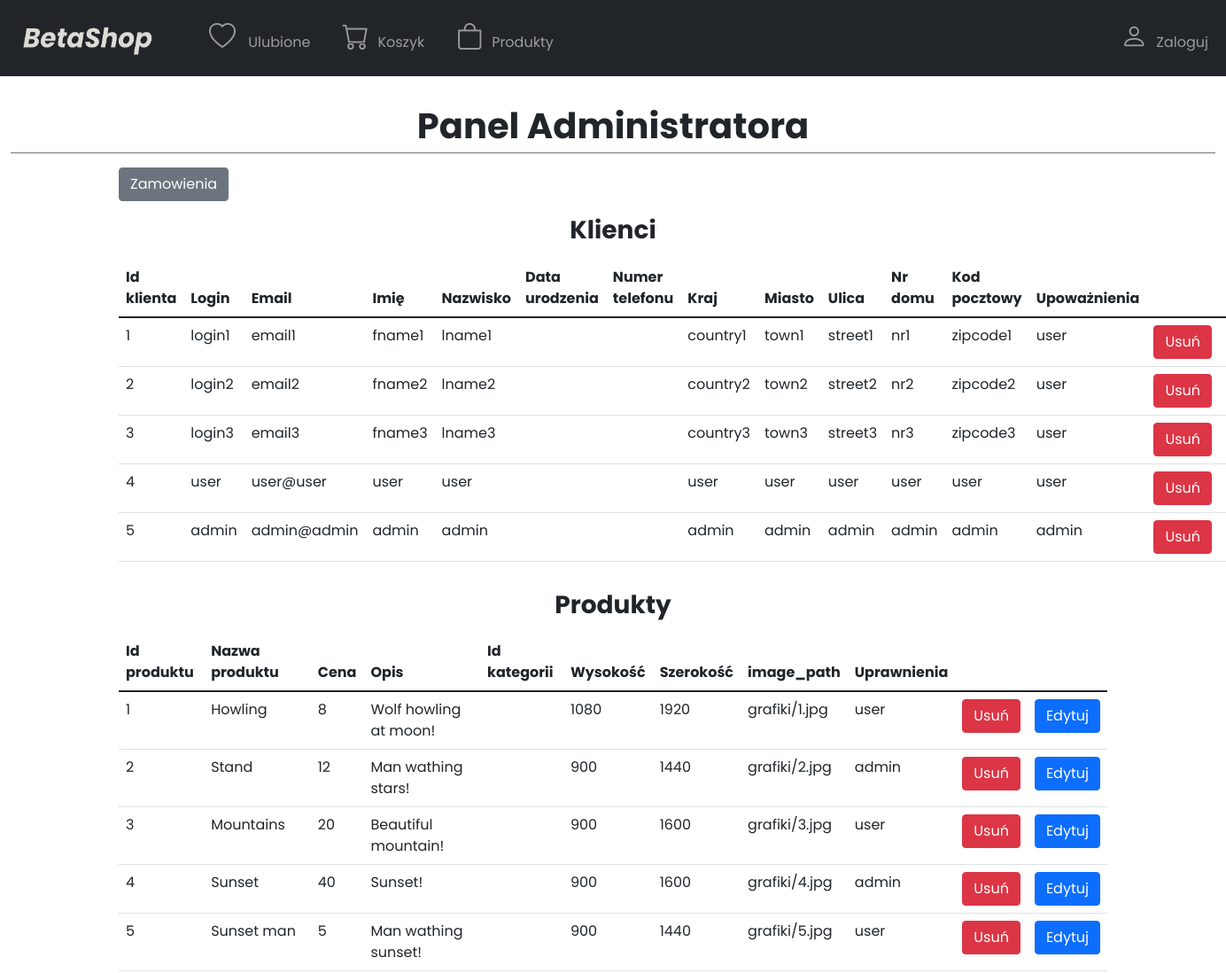
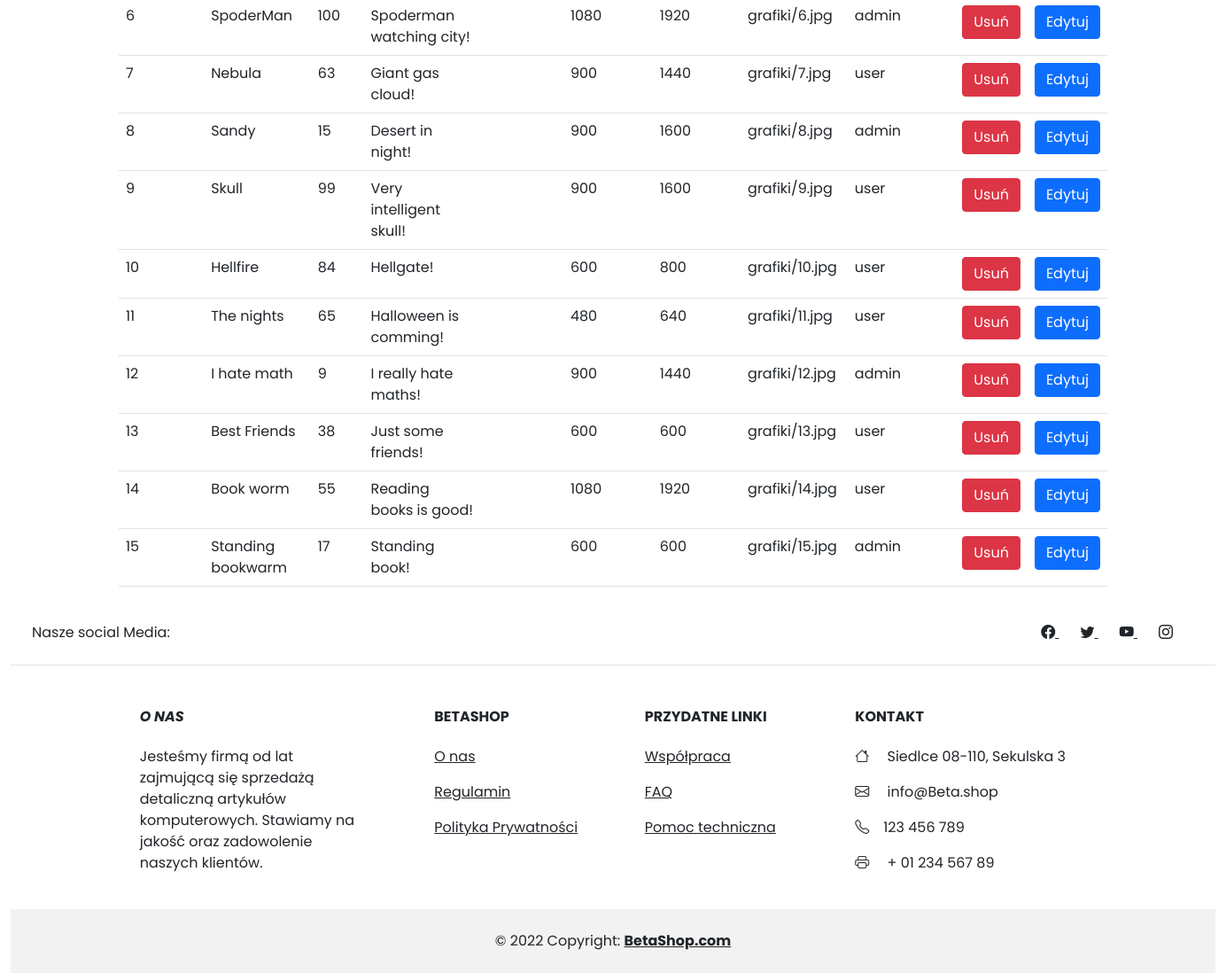
The page /zarzadzanie.php on the database its author committed (2 pictures, top to bottom).
### tables this page shows
create table if not EXISTS users (
    user_id int AUTO_INCREMENT not null,
    login varchar(255),
    email varchar(255),
   	pass varchar(255),
    fname varchar(255),
    lname varchar(255),
    birthDate date,
    phoneNumber varchar(64),
    country varchar(255),
    town varchar(255),
    street varchar(255),
    house_nr varchar(255),
    zipcode varchar(255),
    privileges varchar(255),
    PRIMARY KEY(user_id)
    );

create table if not EXISTS pictures (
    picture_id int AUTO_INCREMENT not null,
    pic_name varchar(255) not null,
    price double unsigned,
    description text,
    height int unsigned,
    width int unsigned,
    image_path VARCHAR(255),
    privileges varchar(64),
    category varchar(255),
    author_name varchar(255),
    PRIMARY KEY (picture_id)
);

### zarzadzanie.php (the view, shortened to what this page needs)
<!DOCTYPE html>
<html lang="pl-PL">
<head>
    <?php
    require("bootstrapConnection.php");
    require("connection.php");
    ?>
</head>
<body>
    <?php require("navbar.php"); ?>
    <div class="container-fluid">
        <p class="border-bottom border-secondary fw-bold text-center" style="font-size:2.5em">Panel Administratora</p>
        <div class="container">
            <div class="row">
            <a href="zamowienia.php"><button type="submit" name="zamowienia" value="zamowienia" class="btn btn-secondary">Zamowienia</button></a>
            </div>
            <div class="row">
                <div class="col-12">
                    <h3 class="my-3 text-center"><b>Klienci</b></h3>
                    <table class="table">
                        <thead class="thead-dark">
                            <tr>
                                <th scope="col">Id klienta</th>
                                <th scope="col">Login</th>
                                <th scope="col">Email</th>
                                <th scope="col">Imię</th>
                                <th scope="col">Nazwisko</th>
                                <th scope="col">Data urodzenia</th>
                                <th scope="col">Numer telefonu</th>
                                <th scope="col">Kraj</th>
                                <th scope="col">Miasto</th>
                                <th scope="col">Ulica</th>
                                <th scope="col">Nr domu</th>
                                <th scope="col">Kod pocztowy</th>
                                <th scope="col">Upoważnienia</th>
                            </tr>
                        </thead>
                        <tbody>
                            <?php
                            $zapytanie = $conn->query("SELECT `user_id`, `login`, email, fname, lname, birthDate, phoneNumber, country, town, street, house_nr, zipcode, privileges FROM users");
                            while ($row = $zapytanie->fetch()) {
                            ?>
                                <tr>
                                    <td> <?= $row['user_id'] ?> </td>
                                    <td> <?= $row['login'] ?> </td>
                                    <td> <?= $row['email'] ?> </td>
                                    <td> <?= $row['fname'] ?> </td>
                                    <td> <?= $row['lname'] ?> </td>
                                    <td> <?= $row['birthDate'] ?> </td>
                                    <td> <?= $row['phoneNumber'] ?> </td>
                                    <td> <?= $row['country'] ?> </td>
                                    <td> <?= $row['town'] ?> </td>
                                    <td> <?= $row['street'] ?> </td>
                                    <td> <?= $row['house_nr'] ?> </td>
                                    <td> <?= $row['zipcode'] ?> </td>
                                    <td> <?= $row['privileges'] ?> </td>
                                    <td><a href="usuwanie.php?id=<?= $row['user_id'] ?>"><button type="button" class="btn btn-danger">Usuń</button></a></td>
                                    <td><a href="edytowanie.php?id=<?= $row['user_id'] ?>"><button type="button" class="btn btn-primary">Edytuj</button></a></td>
                                </tr>
                            <?php
                            }
                            ?>
                        </tbody>
                    </table>
                </div>
            </div>
            <div class="row">
                <div class="col-12">
                    <h3 class="my-3 text-center"><b>Produkty</b></h3>
                    <table class="table">
                        <thead class="thead-dark">
                            <tr>
                                <th scope="col">Id produktu</th>
                                <th scope="col">Nazwa produktu</th>
                                <th scope="col">Cena</th>
                                <th scope="col">Opis</th>
                                <th scope="col">Id kategorii</th>
                                <th scope="col">Wysokość</th>
                                <th scope="col">Szerokość</th>
                                <th scope="col">image_path</th>
                                <th scope="col">Uprawnienia</th>
                            </tr>
                        </thead>
                        <tbody>
                            <?php
                            $zapytanie = $conn->query("SELECT * FROM pictures");
                            while ($row = $zapytanie->fetch()) {
                            ?>
                                <tr>
                                    <td> <?= $row['picture_id'] ?> </td>
                                    <td> <?= $row['pic_name'] ?> </td>
                                    <td> <?= $row['price'] ?> </td>
                                    <td> <?= $row['description'] ?> </td>
                                    <td> <?= $row['category_id'] ?> </td>
                                    <td> <?= $row['height'] ?> </td>
                                    <td> <?= $row['width'] ?> </td>
                                    <td> <?= $row['image_path'] ?> </td>
                                    <td> <?= $row['privileges'] ?> </td>
                                    <td><a href="usuwanie.php?pic=<?= $row['picture_id'] ?>"><button type="button" class="btn btn-danger">Usuń</button></a></td>
                                    <td><a href="edytowanie.php?pic=<?= $row['picture_id'] ?>"><button type="button" class="btn btn-primary">Edytuj</button></a></td>
                                </tr>
                            <?php
                            }
                            ?>
                        </tbody>
                    </table>
                </div>
            </div>
        </div>
    </div>
    <?php
    include("footer.php");
    ?>
</body>
</html>

### main.css (style rules this page uses)
body { font-family: 'Poppins'; }

### rows shown on the page
users: user_id "1", login "login1", email "email1", fname "fname1", lname "lname1", country "country1", town "town1", street "street1", house_nr "nr1", zipcode "zipcode1", privileges "user"
users: user_id "2", login "login2", email "email2", fname "fname2", lname "lname2", country "country2", town "town2", street "street2", house_nr "nr2", zipcode "zipcode2", privileges "user"
users: user_id "3", login "login3", email "email3", fname "fname3", lname "lname3", country "country3", town "town3", street "street3", house_nr "nr3", zipcode "zipcode3", privileges "user"
users: user_id "4", login "user", email "user@user", fname "user", lname "user", country "user", town "user", street "user", house_nr "user", zipcode "user", privileges "user"
users: user_id "5", login "admin", email "admin@admin", fname "admin", lname "admin", country "admin", town "admin", street "admin", house_nr "admin", zipcode "admin", privileges "admin"
pictures: picture_id "1", pic_name "Howling", price "8", description "Wolf howling at moon!", height "1080", width "1920", image_path "grafiki/1.jpg", privileges "user"
pictures: picture_id "2", pic_name "Stand", price "12", description "Man wathing stars!", height "900", width "1440", image_path "grafiki/2.jpg", privileges "admin"
pictures: picture_id "3", pic_name "Mountains", price "20", description "Beautiful mountain!", height "900", width "1600", image_path "grafiki/3.jpg", privileges "user"
pictures: picture_id "4", pic_name "Sunset", price "40", description "Sunset!", height "900", width "1600", image_path "grafiki/4.jpg", privileges "admin"
pictures: picture_id "5", pic_name "Sunset man", price "5", description "Man wathing sunset!", height "900", width "1440", image_path "grafiki/5.jpg", privileges "user"
pictures: picture_id "6", pic_name "SpoderMan", price "100", description "Spoderman watching city!", height "1080", width "1920", image_path "grafiki/6.jpg", privileges "admin"
pictures: picture_id "7", pic_name "Nebula", price "63", description "Giant gas cloud!", height "900", width "1440", image_path "grafiki/7.jpg", privileges "user"
pictures: picture_id "8", pic_name "Sandy", price "15", description "Desert in night!", height "900", width "1600", image_path "grafiki/8.jpg", privileges "admin"
pictures: picture_id "9", pic_name "Skull", price "99", description "Very intelligent skull!", height "900", width "1600", image_path "grafiki/9.jpg", privileges "user"
pictures: picture_id "10", pic_name "Hellfire", price "84", description "Hellgate!", height "600", width "800", image_path "grafiki/10.jpg", privileges "user"
pictures: picture_id "11", pic_name "The nights", price "65", description "Halloween is comming!", height "480", width "640", image_path "grafiki/11.jpg", privileges "user"
pictures: picture_id "12", pic_name "I hate math", price "9", description "I really hate maths!", height "900", width "1440", image_path "grafiki/12.jpg", privileges "admin"
pictures: picture_id "13", pic_name "Best Friends", price "38", description "Just some friends!", height "600", width "600", image_path "grafiki/13.jpg", privileges "user"
pictures: picture_id "14", pic_name "Book worm", price "55", description "Reading books is good!", height "1080", width "1920", image_path "grafiki/14.jpg", privileges "user"
pictures: picture_id "15", pic_name "Standing bookwarm", price "17", description "Standing book!", height "600", width "600", image_path "grafiki/15.jpg", privileges "admin"
